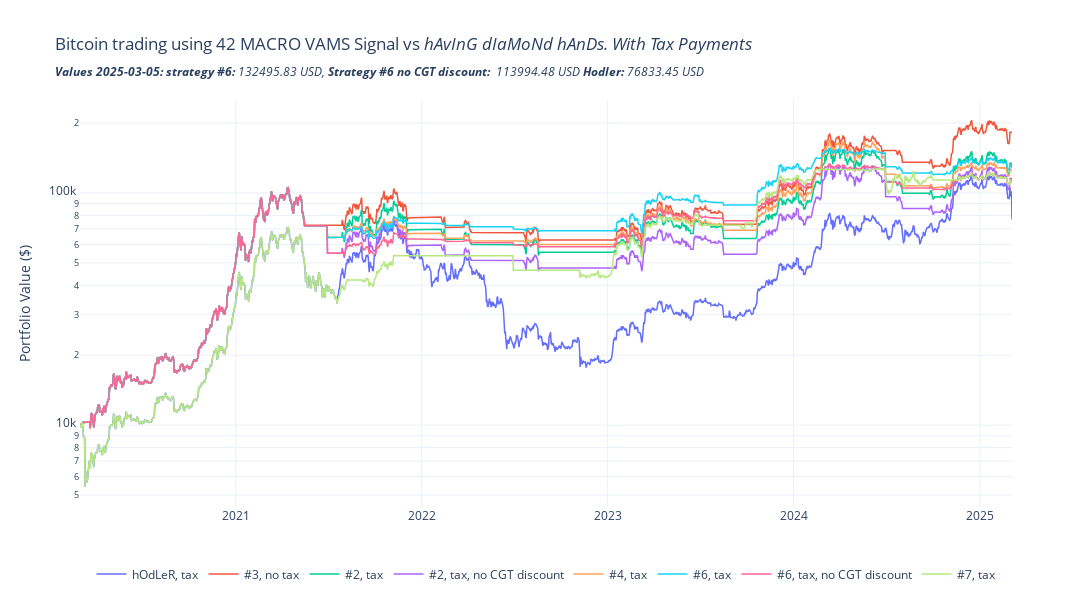

Notebook code for this chart:
### Code cell
# "NoTaxCalc": less_ords, "1 BT per FY (no tax)": pfnotax, "1 BT per FY (taxed)": pftax,
# </i><br><sub>Tax payment simulation included for Australian who earnt 90k AUD in 2020 with 3% wage growth. CGT paid for 2025 on last day of backtest.</sub><br>
title = f'Bitcoin trading using 42 MACRO VAMS Signal vs <i>hAvInG dIaMoNd hAnDs. With Tax Payments\
    <br><sub><b>Values 2025-03-05: strategy #6: </b>{pf5tax.value().iloc[-1]:.2f} USD, <b>Strategy #6 no CGT discount: </b> {pf6tax.value().iloc[-1]:.2f} USD <b>Hodler: </b>{hodler_final_val_series.iloc[-1]:.2f} USD</sub>'
compfig = taxCalcs.plot_portfolios({"hOdLeR, tax": hodler_final_val_series, "#3, no tax": pfnotax.value(),
                                    "#2, tax": pftax.value(), "#2, tax, no CGT discount": pf2tax.value(), "#4, tax": pf3tax.value(),
                                   "#6, tax": pf5tax.value(), "#6, tax, no CGT discount": pf6tax.value(), "#7, tax": pf7tax.value()},
                                   title = title, return_fig = True)#"BTC: trading using 42 MACRO VAMS Signal vs hAvInG dIaMoNd hAnDs")
compfig.show()

### Figure 1 — Plotly figure (JSON) as saved in the notebook; plotly's stock layout.template omitted (floating-point values rounded to 4 significant figures; data arrays with more than 128 entries replaced by an {"elided": "..."} marker saying what was removed)
{"data": [{"line": {"width": 1.5}, "mode": "lines", "name": "hOdLeR, tax", "type": "scatter", "x": {"elided": "1831 str values"}, "y": {"elided": "1831 float values"}}, {"line": {"width": 1.5}, "mode": "lines", "name": "#3, no tax", "type": "scatter", "x": {"elided": "1831 str values"}, "y": {"elided": "1831 float values"}}, {"line": {"width": 1.5}, "mode": "lines", "name": "#2, tax", "type": "scatter", "x": {"elided": "1831 str values"}, "y": {"elided": "1831 float values"}}, {"line": {"width": 1.5}, "mode": "lines", "name": "#2, tax, no CGT discount", "type": "scatter", "x": {"elided": "1831 str values"}, "y": {"elided": "1831 float values"}}, {"line": {"width": 1.5}, "mode": "lines", "name": "#4, tax", "type": "scatter", "x": {"elided": "1831 str values"}, "y": {"elided": "1831 float values"}}, {"line": {"width": 1.5}, "mode": "lines", "name": "#6, tax", "type": "scatter", "x": {"elided": "1831 str values"}, "y": {"elided": "1831 float values"}}, {"line": {"width": 1.5}, "mode": "lines", "name": "#6, tax, no CGT discount", "type": "scatter", "x": {"elided": "1831 str values"}, "y": {"elided": "1831 float values"}}, {"line": {"width": 1.5}, "mode": "lines", "name": "#7, tax", "type": "scatter", "x": {"elided": "1831 str values"}, "y": {"elided": "1831 float values"}}], "layout": {"height": 600, "hovermode": "x unified", "legend": {"orientation": "h", "x": 0.5, "xanchor": "center", "y": -0.2, "yanchor": "bottom"}, "showlegend": true, "title": {"text": "Bitcoin trading using 42 MACRO VAMS Signal vs <i>hAvInG dIaMoNd hAnDs. With Tax Payments    <br><sub><b>Values 2025-03-05: strategy #6: </b>132495.83 USD, <b>Strategy #6 no CGT discount: </b> 113994.48 USD <b>Hodler: </b>76833.45 USD</sub>"}, "width": 1200, "yaxis": {"title": {"text": "Portfolio Value ($)"}, "type": "log"}}}
